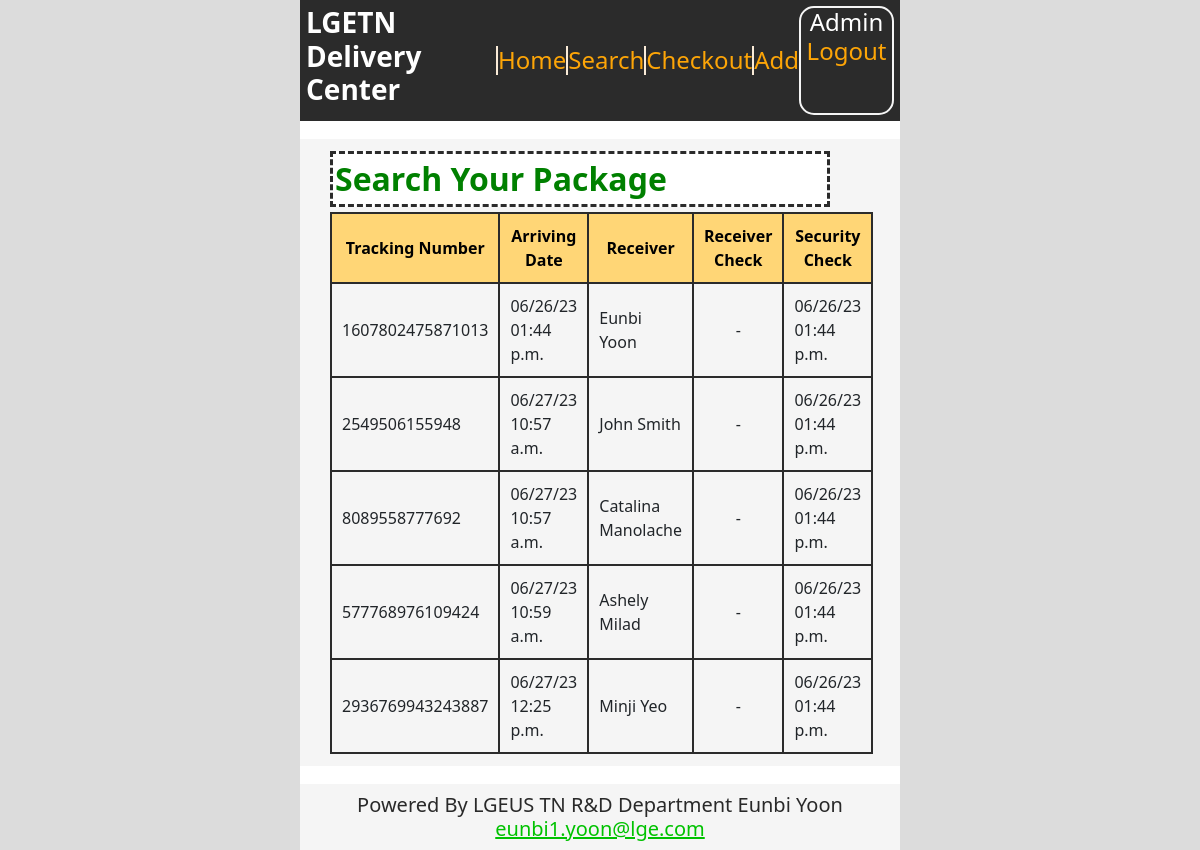
The app's page /search (signed in), older data.
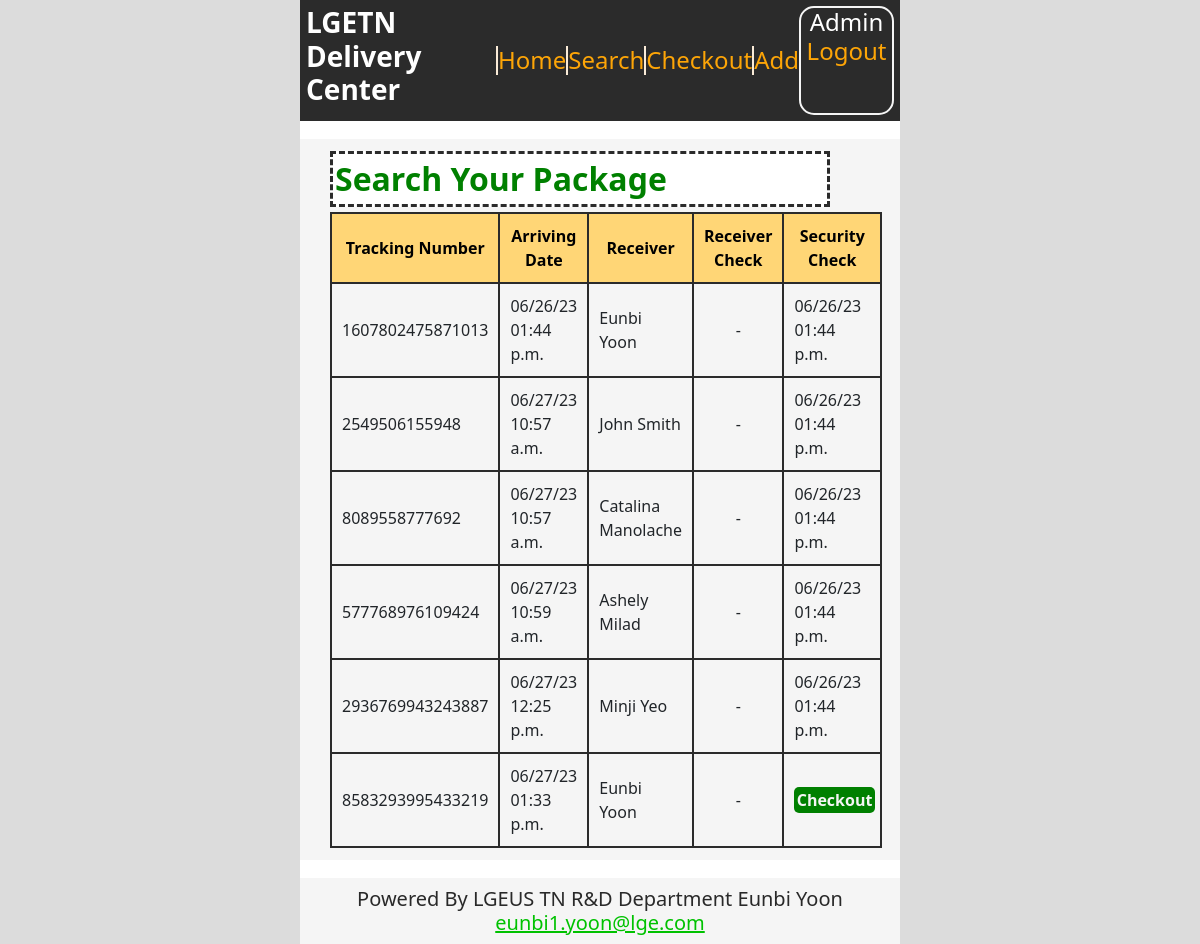
The same page, newer data.
### qrapp/models.py (models this page shows, shortened)
class QRCodeData(models.Model):
    code_data=models.CharField(max_length=255)
    created_at=models.DateTimeField(auto_now_add=True)
    receiver=models.CharField(max_length=255)
    check_out=models.BooleanField(default=False)
    admin_check=models.BooleanField(default=False)
    class Meta:
        verbose_name_plural='QR Scanning Data'

### qrapp/views.py (the view)
# urls.py: path('search',searchView, name='search_url'),
@login_required(login_url='login_url')
def searchView(request):
    item_list=QRCodeData.objects.all()
    username=request.user.username
    context={
        'item_list':item_list,
        'username':username,
        "date":"06/26/23 01:44 p.m."
    }
    return render(request, 'search.html', context)

### qrapp/templates/search.html (shortened to what this page needs)
{% extends 'base.html' %}
{% block container %}
    <div class="search-detail">
        <input type="text" id="filterInput" placeholder="Search Your Package" oninput="filterTable()" required pattern="\S+.*" >
        <table id="myTable">
            <thead>
              <tr>
                <th>Tracking Number</th>
                <th>Arriving Date</th>
                <th>Receiver</th>
                <th>Receiver Check</th>
                <th>Security Check</th>
              </tr>
            </thead>
            <tbody>
                {% for item in item_list %}
                    <tr>
                        <td>{{ item.code_data }}</td>
                        <td>{{ item.created_at|date:"m/d/y h:i a" }}</td>
                        <td>{{ item.receiver }}</td>
                        {% if item.check_out %}
                            <td>{{ date }}</td>
                        {% else %}
                            <td>
                                {% if username == item.receiver %}
                                    <center><a href="{% url 'checkout_url' %}">Checkout</a></center>
                                {% else %}
                                    <center>-</center>
                                {% endif %}
                            </td>
                        {% endif %}
                        {% if item.admin_check %}
                            <td>{{ date }}</td>
                        {% else %}
                            <td>
                                {% if user.is_superuser %}
                                    <center><a href="{% url 'checkout_url' %}">Checkout</a></center>
                                {% else %}
                                    <center>-</center>
                                {% endif %}
                            </td>
                        {% endif %}
                    </tr>
                {% endfor %}
            </tbody>
        </table>
    </div>
    {% load static %}
{% endblock %}

Row changes from the older to the newer data that the page shows:
added QRCodeData: code_data "8583293995433219", created_at "06/27/23 01:33 p.m.", receiver "Eunbi Yoon", admin_check "Checkout"
